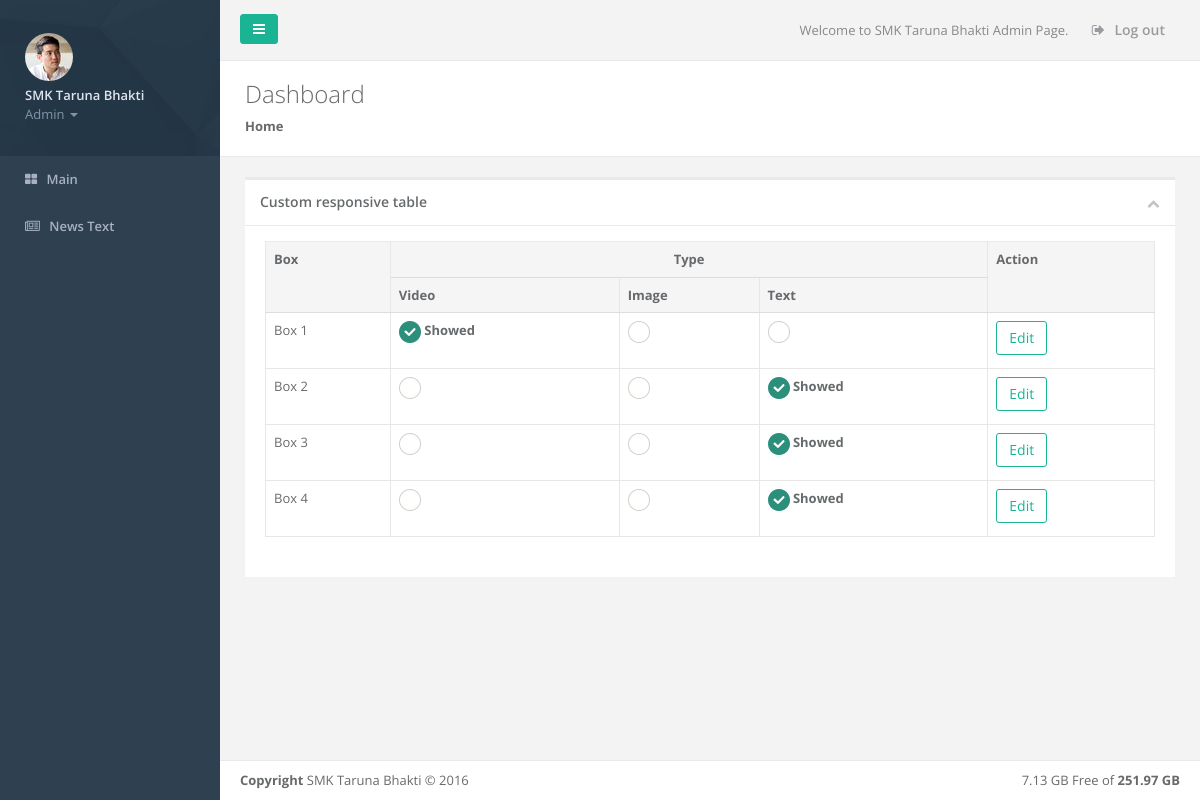
/index.php/ctb, run on the app's committed database.
### tables this page shows
CREATE TABLE IF NOT EXISTS `main` (
  `id_box` int(11) NOT NULL,
  `type` enum('1','2','3') NOT NULL
);

### application/controllers/Ctb.php (called while the page is built, shortened)
<?php
class Ctb extends CI_Controller {
	public function __construct()
	{
		$this->load->helper('text');
	}
	public function index()
	{
		$data['title'] = "Dashboard";
		$data['box'] = $this->Mtb->selectBox();
		$this->load->view('index', $data);
	}
}

### index.php (called while the page is built, shortened)
<?php
require_once BASEPATH.'core/CodeIgniter.php';

### application/models/Mtb.php (called while the page is built, shortened)
<?php
class Mtb extends CI_Model {
	public function selectBox()
	{
		$this->db->select('id_box, type');
		return $this->db->get('main');
	}
}

### application/views/dashboard.php (the view, shortened to what this page needs)
<div class="row wrapper border-bottom white-bg page-heading">
    <div class="col-lg-10">
        <h2>Dashboard</h2>
        <ol class="breadcrumb">
            <li class="active">
                <strong>Home</strong>
            </li>
        </ol>
    </div>
    <div class="col-lg-2">
    </div>
</div>
<div class="wrapper wrapper-content animated fadeInRight">
    <div class="row">
        <div class="col-lg-12">
            <div class="ibox float-e-margins">
                <div class="ibox-title">
                    <h5>Custom responsive table </h5>
                    <div class="ibox-tools">
                        <a class="collapse-link">
                            <i class="fa fa-chevron-up"></i>
                        </a>
                    </div>
                </div>
                <div class="ibox-content">
                    <div class="table-responsive">
                        <table class="table table-bordered">
                            <thead>
                                <tr>
                                    <th rowspan="2">Box</th>
                                    <th colspan="3"><center>Type</center></th>
                                    <th rowspan="2">Action</th>
                                </tr>
                                <tr>
                                    <th>Video</th>
                                    <th>Image</th>
                                    <th>Text</th>
                                </tr>
                            </thead>
                            <tbody>
                                <?php foreach ($box->result() as $key): ?>
                                    <tr>
                                        <td>Box <?php echo $key->id_box ?></td>
                                        <td class="video">
                                            <div class="i-checks"><label> <span style="display: none">Showed</span> </label></div>
                                        </td>
                                        <td class="image">
                                            <div class="i-checks"><label> </label></div>
                                        </td>
                                        <td class="text">
                                            <div class="i-checks"><label> <span style="display: none">Showed</span> </label></div>
                                        </td>
                                        <td class="action">
                                            <a href="<?php echo base_url('ctb/box/'.$key->id_box) ?>" class="btn btn-outline btn-primary">Edit</a>
                                        </td>
                                    </tr>
                                <?php endforeach ?>
                            </tbody>
                        </table>
                    </div>
                </div>
            </div>
        </div>
    </div>
</div>

### data on the page
main: id_box "1"
main: id_box "2"
main: id_box "3"
main: id_box "4"

### other printed values
get_disk($free) "7.13 GB"
get_disk($total) "251.97 GB"
